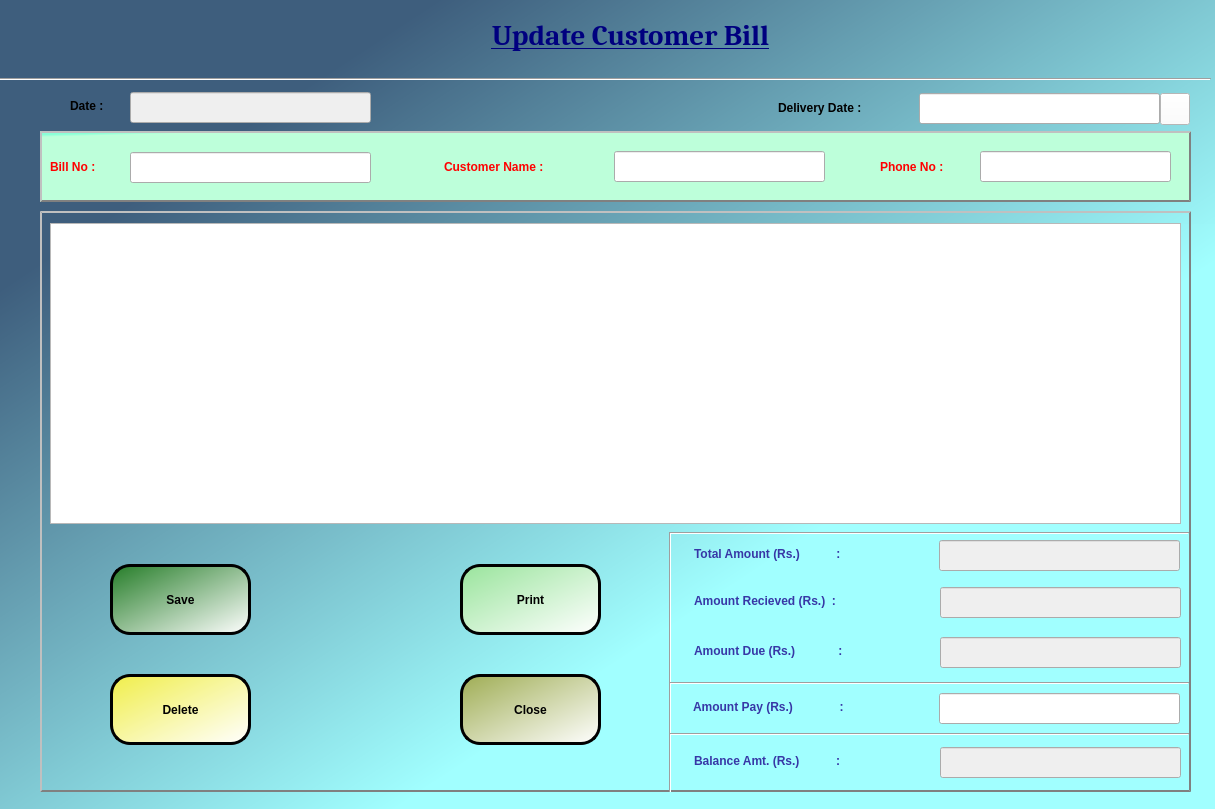
<?xml version="1.0" encoding="UTF-8"?>
<ui version="4.0">
 <class>Update_Daily_bill</class>
 <widget class="QDialog" name="Update_Daily_bill">
  <property name="geometry">
   <rect>
    <x>0</x>
    <y>0</y>
    <width>1215</width>
    <height>809</height>
   </rect>
  </property>
  <property name="windowTitle">
   <string>Dialog</string>
  </property>
  <property name="styleSheet">
   <string notr="true">#Update_Daily_bill{background-color: qlineargradient(spread:pad, x1:0, y1:0, x2:1, y2:1, stop:0.179104 rgba(62, 94, 125, 255), stop:0.661692 rgba(161, 255, 255, 255));}</string>
  </property>
  <widget class="QFrame" name="cust_det_frame">
   <property name="geometry">
    <rect>
     <x>40</x>
     <y>131</y>
     <width>1151</width>
     <height>71</height>
    </rect>
   </property>
   <property name="styleSheet">
    <string notr="true">#cust_det_frame{border-width:1.5px;
border-style:outset;
border-color:grey;

background-color: qlineargradient(spread:pad, x1:0, y1:0.045, x2:0.015, y2:0.0797727, stop:0.169154 rgba(138, 255, 215, 255), stop:1 rgba(189, 255, 218, 255))}</string>
   </property>
   <property name="frameShape">
    <enum>QFrame::StyledPanel</enum>
   </property>
   <property name="frameShadow">
    <enum>QFrame::Raised</enum>
   </property>
   <widget class="QLabel" name="bill_label">
    <property name="geometry">
     <rect>
      <x>10</x>
      <y>20</y>
      <width>71</width>
      <height>31</height>
     </rect>
    </property>
    <property name="styleSheet">
     <string notr="true">font: 75 12pt &quot;Cambria&quot;;
font:bold;
color:red;</string>
    </property>
    <property name="text">
     <string>Bill No :</string>
    </property>
   </widget>
   <widget class="QLineEdit" name="bill_le">
    <property name="enabled">
     <bool>true</bool>
    </property>
    <property name="geometry">
     <rect>
      <x>90</x>
      <y>21</y>
      <width>241</width>
      <height>31</height>
     </rect>
    </property>
    <property name="font">
     <font>
      <family>Calibri</family>
      <pointsize>14</pointsize>
      <weight>75</weight>
      <bold>true</bold>
     </font>
    </property>
   </widget>
   <widget class="QLabel" name="customer_label">
    <property name="geometry">
     <rect>
      <x>404</x>
      <y>20</y>
      <width>161</width>
      <height>31</height>
     </rect>
    </property>
    <property name="styleSheet">
     <string notr="true">font: 75 12pt &quot;Cambria&quot;;
font:bold;
color:red;</string>
    </property>
    <property name="text">
     <string>Customer Name :</string>
    </property>
   </widget>
   <widget class="QLineEdit" name="customer_le">
    <property name="geometry">
     <rect>
      <x>574</x>
      <y>20</y>
      <width>211</width>
      <height>31</height>
     </rect>
    </property>
    <property name="font">
     <font>
      <family>Calibri</family>
      <pointsize>12</pointsize>
      <weight>75</weight>
      <bold>true</bold>
     </font>
    </property>
   </widget>
   <widget class="QLabel" name="phone_label">
    <property name="geometry">
     <rect>
      <x>840</x>
      <y>20</y>
      <width>121</width>
      <height>31</height>
     </rect>
    </property>
    <property name="styleSheet">
     <string notr="true">font: 75 12pt &quot;Cambria&quot;;
font:bold;
color:red;</string>
    </property>
    <property name="text">
     <string>Phone No :</string>
    </property>
   </widget>
   <widget class="QLineEdit" name="phone_le">
    <property name="geometry">
     <rect>
      <x>940</x>
      <y>20</y>
      <width>191</width>
      <height>31</height>
     </rect>
    </property>
    <property name="font">
     <font>
      <family>Calibri</family>
      <pointsize>12</pointsize>
      <weight>75</weight>
      <bold>true</bold>
     </font>
    </property>
   </widget>
  </widget>
  <widget class="QLabel" name="date_label">
   <property name="geometry">
    <rect>
     <x>70</x>
     <y>90</y>
     <width>71</width>
     <height>31</height>
    </rect>
   </property>
   <property name="styleSheet">
    <string notr="true">font: 75 12pt &quot;Cambria&quot;;
font:bold;
</string>
   </property>
   <property name="text">
    <string>Date :</string>
   </property>
  </widget>
  <widget class="QLineEdit" name="date_le">
   <property name="enabled">
    <bool>false</bool>
   </property>
   <property name="geometry">
    <rect>
     <x>130</x>
     <y>92</y>
     <width>241</width>
     <height>31</height>
    </rect>
   </property>
   <property name="font">
    <font>
     <family>Calibri</family>
     <pointsize>12</pointsize>
     <weight>75</weight>
     <bold>true</bold>
    </font>
   </property>
  </widget>
  <widget class="QLabel" name="delivery_date_label">
   <property name="geometry">
    <rect>
     <x>778</x>
     <y>92</y>
     <width>151</width>
     <height>31</height>
    </rect>
   </property>
   <property name="styleSheet">
    <string notr="true">font: 75 12pt &quot;Cambria&quot;;
font:bold;
</string>
   </property>
   <property name="text">
    <string>Delivery Date :</string>
   </property>
  </widget>
  <widget class="QFrame" name="table_frame">
   <property name="geometry">
    <rect>
     <x>40</x>
     <y>211</y>
     <width>1151</width>
     <height>581</height>
    </rect>
   </property>
   <property name="styleSheet">
    <string notr="true">#table_frame{border-width:1.5px;
border-style:outset;
border-color:grey}</string>
   </property>
   <property name="frameShape">
    <enum>QFrame::StyledPanel</enum>
   </property>
   <property name="frameShadow">
    <enum>QFrame::Raised</enum>
   </property>
   <widget class="QTableWidget" name="viewtable">
    <property name="geometry">
     <rect>
      <x>10</x>
      <y>12</y>
      <width>1131</width>
      <height>301</height>
     </rect>
    </property>
    <property name="showGrid">
     <bool>true</bool>
    </property>
    <property name="rowCount">
     <number>0</number>
    </property>
   </widget>
   <widget class="QPushButton" name="save_btn">
    <property name="geometry">
     <rect>
      <x>70</x>
      <y>353</y>
      <width>141</width>
      <height>71</height>
     </rect>
    </property>
    <property name="styleSheet">
     <string notr="true">background-color: qlineargradient(spread:pad, x1:0, y1:0, x2:1, y2:1, stop:0 rgba(37, 125, 40, 255), stop:1 rgba(255, 255, 255, 255));
font: 75 14pt &quot;Calibri&quot;;
border-radius:20px;
border-style:outset;
border-width:3px;
border-color:black;
font:bold;</string>
    </property>
    <property name="text">
     <string>Save</string>
    </property>
   </widget>
   <widget class="QPushButton" name="print_btn">
    <property name="geometry">
     <rect>
      <x>420</x>
      <y>353</y>
      <width>141</width>
      <height>71</height>
     </rect>
    </property>
    <property name="styleSheet">
     <string notr="true">background-color: qlineargradient(spread:pad, x1:0, y1:0, x2:1, y2:1, stop:0 rgba(153, 228, 156, 255), stop:1 rgba(255, 255, 255, 255));
font: 75 14pt &quot;Calibri&quot;;
border-radius:20px;
border-style:outset;
border-width:3px;
border-color:black;
font:bold;</string>
    </property>
    <property name="text">
     <string>Print</string>
    </property>
   </widget>
   <widget class="QPushButton" name="delete_btn">
    <property name="geometry">
     <rect>
      <x>70</x>
      <y>463</y>
      <width>141</width>
      <height>71</height>
     </rect>
    </property>
    <property name="styleSheet">
     <string notr="true">background-color: qlineargradient(spread:pad, x1:0, y1:0, x2:1, y2:1, stop:0 rgba(240, 238, 74, 255), stop:1 rgba(255, 255, 255, 255));
font: 75 14pt &quot;Calibri&quot;;
border-radius:20px;
border-style:outset;
border-width:3px;
border-color:black;
font:bold;</string>
    </property>
    <property name="text">
     <string>Delete</string>
    </property>
   </widget>
   <widget class="QPushButton" name="close_btn">
    <property name="geometry">
     <rect>
      <x>420</x>
      <y>463</y>
      <width>141</width>
      <height>71</height>
     </rect>
    </property>
    <property name="styleSheet">
     <string notr="true">background-color: qlineargradient(spread:pad, x1:0, y1:0, x2:1, y2:1, stop:0 rgba(159, 173, 84, 255), stop:1 rgba(255, 255, 255, 255));
font: 75 14pt &quot;Calibri&quot;;
border-radius:20px;
border-style:outset;
border-width:3px;
border-color:black;
font:bold;</string>
    </property>
    <property name="text">
     <string>Close</string>
    </property>
   </widget>
   <widget class="QLabel" name="total_label">
    <property name="geometry">
     <rect>
      <x>654</x>
      <y>322</y>
      <width>221</width>
      <height>41</height>
     </rect>
    </property>
    <property name="styleSheet">
     <string notr="true">font: 75 12pt &quot;Cambria&quot;;
font:bold;
color: rgb(55, 55, 166);
</string>
    </property>
    <property name="text">
     <string>Total Amount (Rs.)           :</string>
    </property>
   </widget>
   <widget class="QLineEdit" name="total_le">
    <property name="enabled">
     <bool>false</bool>
    </property>
    <property name="geometry">
     <rect>
      <x>899</x>
      <y>329</y>
      <width>241</width>
      <height>31</height>
     </rect>
    </property>
    <property name="font">
     <font>
      <family>Calibri</family>
      <pointsize>14</pointsize>
      <weight>75</weight>
      <bold>true</bold>
     </font>
    </property>
   </widget>
   <widget class="QLabel" name="recieved_label">
    <property name="geometry">
     <rect>
      <x>654</x>
      <y>369</y>
      <width>241</width>
      <height>41</height>
     </rect>
    </property>
    <property name="styleSheet">
     <string notr="true">font: 75 12pt &quot;Cambria&quot;;
font:bold;
color: rgb(55, 55, 166);
</string>
    </property>
    <property name="text">
     <string>Amount Recieved (Rs.)  :</string>
    </property>
   </widget>
   <widget class="QLineEdit" name="recieved_le">
    <property name="enabled">
     <bool>false</bool>
    </property>
    <property name="geometry">
     <rect>
      <x>900</x>
      <y>376</y>
      <width>241</width>
      <height>31</height>
     </rect>
    </property>
    <property name="font">
     <font>
      <family>Calibri</family>
      <pointsize>14</pointsize>
      <weight>75</weight>
      <bold>true</bold>
     </font>
    </property>
   </widget>
   <widget class="QLabel" name="due_label">
    <property name="geometry">
     <rect>
      <x>654</x>
      <y>419</y>
      <width>221</width>
      <height>41</height>
     </rect>
    </property>
    <property name="styleSheet">
     <string notr="true">font: 75 12pt &quot;Cambria&quot;;
font:bold;
color: rgb(55, 55, 166);</string>
    </property>
    <property name="text">
     <string>Amount Due (Rs.)             :</string>
    </property>
   </widget>
   <widget class="QLineEdit" name="due_le">
    <property name="enabled">
     <bool>false</bool>
    </property>
    <property name="geometry">
     <rect>
      <x>900</x>
      <y>426</y>
      <width>241</width>
      <height>31</height>
     </rect>
    </property>
    <property name="font">
     <font>
      <family>Calibri</family>
      <pointsize>14</pointsize>
      <weight>75</weight>
      <bold>true</bold>
     </font>
    </property>
   </widget>
   <widget class="Line" name="line_2">
    <property name="geometry">
     <rect>
      <x>630</x>
      <y>312</y>
      <width>519</width>
      <height>20</height>
     </rect>
    </property>
    <property name="orientation">
     <enum>Qt::Horizontal</enum>
    </property>
   </widget>
   <widget class="Line" name="line_3">
    <property name="geometry">
     <rect>
      <x>620</x>
      <y>321</y>
      <width>20</width>
      <height>261</height>
     </rect>
    </property>
    <property name="orientation">
     <enum>Qt::Vertical</enum>
    </property>
   </widget>
   <widget class="QLineEdit" name="pay_le">
    <property name="geometry">
     <rect>
      <x>899</x>
      <y>482</y>
      <width>241</width>
      <height>31</height>
     </rect>
    </property>
    <property name="font">
     <font>
      <family>Calibri</family>
      <pointsize>14</pointsize>
      <weight>75</weight>
      <bold>true</bold>
     </font>
    </property>
    <property name="text">
     <string/>
    </property>
   </widget>
   <widget class="QLabel" name="pay_label">
    <property name="geometry">
     <rect>
      <x>653</x>
      <y>475</y>
      <width>221</width>
      <height>41</height>
     </rect>
    </property>
    <property name="styleSheet">
     <string notr="true">font: 75 12pt &quot;Cambria&quot;;
font:bold;
color: rgb(55, 55, 166);</string>
    </property>
    <property name="text">
     <string>Amount Pay (Rs.)              :</string>
    </property>
   </widget>
   <widget class="QLabel" name="balance_label">
    <property name="geometry">
     <rect>
      <x>654</x>
      <y>529</y>
      <width>221</width>
      <height>41</height>
     </rect>
    </property>
    <property name="styleSheet">
     <string notr="true">font: 75 12pt &quot;Cambria&quot;;
font:bold;
color: rgb(55, 55, 166);</string>
    </property>
    <property name="text">
     <string>Balance Amt. (Rs.)           :</string>
    </property>
   </widget>
   <widget class="QLineEdit" name="balance_le">
    <property name="enabled">
     <bool>false</bool>
    </property>
    <property name="geometry">
     <rect>
      <x>900</x>
      <y>536</y>
      <width>241</width>
      <height>31</height>
     </rect>
    </property>
    <property name="font">
     <font>
      <family>Calibri</family>
      <pointsize>14</pointsize>
      <weight>75</weight>
      <bold>true</bold>
     </font>
    </property>
    <property name="text">
     <string/>
    </property>
   </widget>
   <widget class="Line" name="line_4">
    <property name="geometry">
     <rect>
      <x>630</x>
      <y>462</y>
      <width>519</width>
      <height>20</height>
     </rect>
    </property>
    <property name="orientation">
     <enum>Qt::Horizontal</enum>
    </property>
   </widget>
   <widget class="Line" name="line_5">
    <property name="geometry">
     <rect>
      <x>630</x>
      <y>513</y>
      <width>519</width>
      <height>20</height>
     </rect>
    </property>
    <property name="orientation">
     <enum>Qt::Horizontal</enum>
    </property>
   </widget>
  </widget>
  <widget class="QLineEdit" name="delivery_date_le">
   <property name="geometry">
    <rect>
     <x>919</x>
     <y>93</y>
     <width>241</width>
     <height>31</height>
    </rect>
   </property>
   <property name="font">
    <font>
     <family>Calibri</family>
     <pointsize>12</pointsize>
     <weight>75</weight>
     <bold>true</bold>
    </font>
   </property>
  </widget>
  <widget class="QLabel" name="title_label">
   <property name="geometry">
    <rect>
     <x>330</x>
     <y>10</y>
     <width>601</width>
     <height>51</height>
    </rect>
   </property>
   <property name="font">
    <font>
     <family>Cambria</family>
     <pointsize>22</pointsize>
     <weight>75</weight>
     <italic>false</italic>
     <bold>true</bold>
     <underline>true</underline>
    </font>
   </property>
   <property name="styleSheet">
    <string notr="true">font: 75 22pt &quot;Cambria&quot;;
font:bold;
color: rgb(0, 0, 127);
</string>
   </property>
   <property name="text">
    <string>Update Customer Bill</string>
   </property>
   <property name="alignment">
    <set>Qt::AlignCenter</set>
   </property>
  </widget>
  <widget class="Line" name="line">
   <property name="geometry">
    <rect>
     <x>0</x>
     <y>71</y>
     <width>1211</width>
     <height>16</height>
    </rect>
   </property>
   <property name="orientation">
    <enum>Qt::Horizontal</enum>
   </property>
  </widget>
  <widget class="QToolButton" name="cal_tool">
   <property name="geometry">
    <rect>
     <x>1160</x>
     <y>93</y>
     <width>30</width>
     <height>32</height>
    </rect>
   </property>
   <property name="styleSheet">
    <string notr="true">background-color: rgb(255, 255, 255);</string>
   </property>
   <property name="text">
    <string/>
   </property>
   <property name="icon">
    <iconset>
     <normaloff>images/calendar-512.png</normaloff>images/calendar-512.png</iconset>
   </property>
   <property name="iconSize">
    <size>
     <width>30</width>
     <height>30</height>
    </size>
   </property>
  </widget>
 </widget>
 <resources/>
 <connections/>
</ui>
